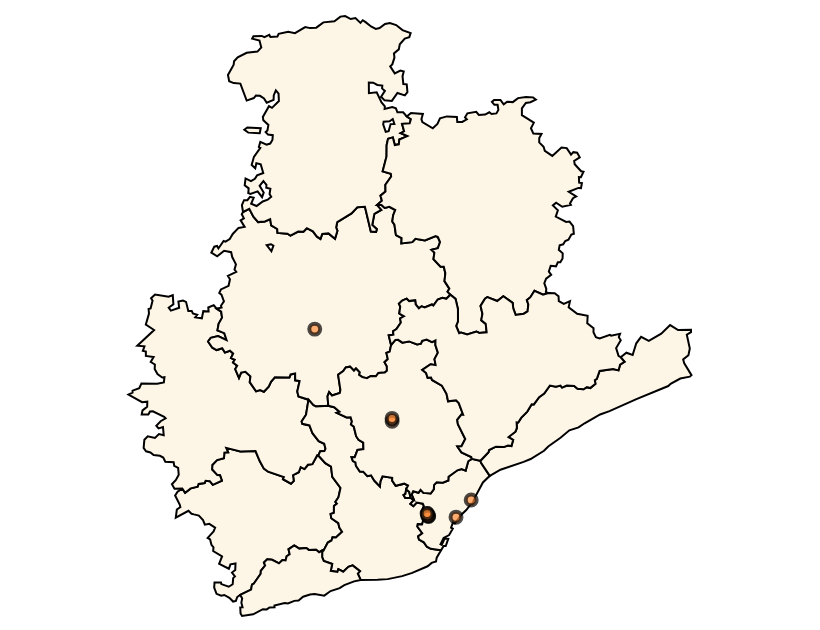

Here is the notebook cell this chart was saved with:
### Markdown cell above
Before making the visualization, we need to read the map and check that the locations of the departments are suitable. For that, we will start by showing the locations of the departments on a Barcelona (province) map.

### Code cell
choro_data = gpd.read_file('comarques-barcelona.geojson.txt')
background = alt.Chart(choro_data).mark_geoshape(fill = 'oldlace', stroke = 'black')
points = alt.Chart(df2).mark_circle().encode(longitude='LONGITUDE:Q',latitude='LATITUDE:Q', color = alt.value('#fd8d3c'), stroke = alt.value('black'))
background + points

### Figure 1 — Vega-Lite specification as saved in the notebook (floating-point values rounded to 4 significant figures; data arrays with more than 128 entries replaced by an {"elided": "..."} marker saying what was removed)
{"config": {"view": {"continuousWidth": 400, "continuousHeight": 300}}, "layer": [{"data": {"name": "data-82e4f7a8ad246a6cc5d188d99e9710f7"}, "mark": {"type": "geoshape", "fill": "oldlace", "stroke": "black"}}, {"data": {"name": "data-b081ad03d44a553e0185f7a6aebfd260"}, "mark": "circle", "encoding": {"color": {"value": "#fd8d3c"}, "latitude": {"field": "LATITUDE", "type": "quantitative"}, "longitude": {"field": "LONGITUDE", "type": "quantitative"}, "stroke": {"value": "black"}}}], "$schema": "https://vega.github.io/schema/vega-lite/v4.17.0.json", "datasets": {"data-82e4f7a8ad246a6cc5d188d99e9710f7": [{"cap_comar": "Vilafranca del Penedès", "comarca": "03", "nom_comar": "Alt Penedès", "type": "Feature", "geometry": {"type": "MultiPolygon", "coordinates": {"elided": "1x1x121x2 float values"}}}, {"cap_comar": "Igualada", "comarca": "06", "nom_comar": "Anoia", "type": "Feature", "geometry": {"type": "MultiPolygon", "coordinates": {"elided": "1x1x166x2 float values"}}}, {"cap_comar": "Manresa", "comarca": "07", "nom_comar": "Bages", "type": "Feature", "geometry": {"type": "MultiPolygon", "coordinates": {"elided": "1 rows, 374 float values in total"}}}, {"cap_comar": "Sant Feliu de Llobregat", "comarca": "11", "nom_comar": "Baix Llobregat", "type": "Feature", "geometry": {"type": "MultiPolygon", "coordinates": {"elided": "1x1x112x2 float values"}}}, {"cap_comar": "Barcelona", "comarca": "13", "nom_comar": "Barcelonès", "type": "Feature", "geometry": {"type": "MultiPolygon", "coordinates": [[[[2.059, 41.43], [2.067, 41.43], [2.071, 41.42], [2.057, 41.42], [2.053, 41.42], [2.058, 41.43], [2.059, 41.43]]]]}}, {"cap_comar": "Barcelona", "comarca": "13", "nom_comar": "Barcelonès", "type": "Feature", "geometry": {"type": "MultiPolygon", "coordinates": [[[[2.225, 41.49], [2.246, 41.49], [2.248, 41.48], [2.27, 41.46], [2.253, 41.45], [2.233, 41.42], [2.226, 41.41], [2.223, 41.41], [2.211, 41.4], [2.198, 41.39], [2.182, 41.37], [2.177, 41.37], [2.172, 41.36], [2.177, 41.36], [2.168, 41.35], [2.154, 41.34], [2.146, 41.33], [2.149, 41.33], [2.156, 41.34], [2.165, 41.34], [2.159, 41.33], [2.154, 41.33], [2.147, 41.32], [2.121, 41.32], [2.112, 41.33], [2.104, 41.33], [2.092, 41.34], [2.089, 41.35], [2.1, 41.35], [2.087, 41.36], [2.089, 41.37], [2.099, 41.37], [2.104, 41.38], [2.099, 41.39], [2.104, 41.4], [2.101, 41.41], [2.086, 41.41], [2.078, 41.4], [2.07, 41.41], [2.079, 41.41], [2.073, 41.43], [2.077, 41.43], [2.09, 41.43], [2.095, 41.43], [2.103, 41.43], [2.121, 41.43], [2.129, 41.43], [2.13, 41.44], [2.136, 41.45], [2.152, 41.45], [2.165, 41.45], [2.166, 41.46], [2.188, 41.47], [2.199, 41.47], [2.209, 41.47], [2.216, 41.49], [2.225, 41.49]]]]}}, {"cap_comar": "Berga", "comarca": "14", "nom_comar": "Berguedà", "type": "Feature", "geometry": {"type": "MultiPolygon", "coordinates": {"elided": "1 rows, 398 float values in total"}}}, {"cap_comar": "Berga", "comarca": "14", "nom_comar": "Berguedà", "type": "Feature", "geometry": {"type": "MultiPolygon", "coordinates": [[[[1.69, 42.1], [1.662, 42.11], [1.652, 42.11], [1.659, 42.11], [1.693, 42.11], [1.69, 42.1]]]]}}, {"cap_comar": "Vilanova i la Geltrú", "comarca": "17", "nom_comar": "Garraf", "type": "Feature", "geometry": {"type": "MultiPolygon", "coordinates": [[[[1.641, 41.24], [1.669, 41.25], [1.671, 41.25], [1.675, 41.26], [1.693, 41.28], [1.693, 41.28], [1.704, 41.29], [1.701, 41.3], [1.709, 41.3], [1.722, 41.3], [1.739, 41.29], [1.748, 41.3], [1.756, 41.3], [1.758, 41.31], [1.766, 41.31], [1.763, 41.32], [1.777, 41.33], [1.79, 41.32], [1.808, 41.32], [1.814, 41.32], [1.832, 41.32], [1.84, 41.32], [1.848, 41.32], [1.848, 41.31], [1.852, 41.3], [1.873, 41.29], [1.869, 41.28], [1.886, 41.28], [1.888, 41.28], [1.901, 41.28], [1.914, 41.29], [1.924, 41.29], [1.943, 41.28], [1.937, 41.28], [1.945, 41.26], [1.928, 41.26], [1.903, 41.25], [1.892, 41.25], [1.869, 41.24], [1.853, 41.23], [1.829, 41.24], [1.817, 41.24], [1.8, 41.23], [1.788, 41.22], [1.777, 41.22], [1.762, 41.22], [1.753, 41.22], [1.727, 41.21], [1.728, 41.21], [1.715, 41.21], [1.708, 41.21], [1.698, 41.21], [1.674, 41.2], [1.646, 41.2], [1.642, 41.2], [1.641, 41.21], [1.647, 41.21], [1.644, 41.22], [1.646, 41.23], [1.641, 41.24]]]]}}, {"cap_comar": "Mataró", "comarca": "21", "nom_comar": "Maresme", "type": "Feature", "geometry": {"type": "MultiPolygon", "coordinates": {"elided": "1x1x73x2 float values"}}}, {"cap_comar": "Vic", "comarca": "24", "nom_comar": "Osona", "type": "Feature", "geometry": {"type": "MultiPolygon", "coordinates": {"elided": "1x1x173x2 float values"}}}, {"cap_comar": "Sabadell / Terrassa", "comarca": "40", "nom_comar": "Vallès Occidental", "type": "Feature", "geometry": {"type": "MultiPolygon", "coordinates": {"elided": "1x1x116x2 float values"}}}, {"cap_comar": "Granollers", "comarca": "41", "nom_comar": "Vallès Oriental", "type": "Feature", "geometry": {"type": "MultiPolygon", "coordinates": {"elided": "1x1x148x2 float values"}}}], "data-b081ad03d44a553e0185f7a6aebfd260": [{"DEPARTMENT NAME": "Departament de Ciència i Enginyeria Nàutiques", "DEPARTAMENT UPC ACRO": "CEN", "ADDRESS": "Pl. Pla de Palau, 18, Barcelona", "LATITUDE": 41.38, "LONGITUDE": 2.185, "MEMBERS": 45, "PROFESSORS": 45, "RESEARCHERS": 0, "PSR": 0, "TOTAL PUBLICATIONS": 187, "AVERAGE PUBLICATIONS PER YEAR": 14}, {"DEPARTMENT NAME": "Departament d'Enginyeria Minera, Industrial i TIC", "DEPARTAMENT UPC ACRO": "EMIT", "ADDRESS": "Av. de les Bases de Manresa, 61-73, Manresa", "LATITUDE": 41.74, "LONGITUDE": 1.829, "MEMBERS": 92, "PROFESSORS": 80, "RESEARCHERS": 2, "PSR": 10, "TOTAL PUBLICATIONS": 537, "AVERAGE PUBLICATIONS PER YEAR": 41}, {"DEPARTMENT NAME": "Departament d'Enginyeria Química", "DEPARTAMENT UPC ACRO": "EQ", "ADDRESS": "Av. Eduard Maristany, 16, St. Adrià del Besòs", "LATITUDE": 41.41, "LONGITUDE": 2.223, "MEMBERS": 168, "PROFESSORS": 99, "RESEARCHERS": 46, "PSR": 23, "TOTAL PUBLICATIONS": 2589, "AVERAGE PUBLICATIONS PER YEAR": 199}, {"DEPARTMENT NAME": "Departament de Física", "DEPARTAMENT UPC ACRO": "FIS", "ADDRESS": "C. Jordi Girona, 1-3, Barcelona", "LATITUDE": 41.39, "LONGITUDE": 2.113, "MEMBERS": 272, "PROFESSORS": 207, "RESEARCHERS": 33, "PSR": 32, "TOTAL PUBLICATIONS": 3183, "AVERAGE PUBLICATIONS PER YEAR": 244}, {"DEPARTMENT NAME": "Departament de Matemàtiques", "DEPARTAMENT UPC ACRO": "MAT", "ADDRESS": "C. Pau Gargallo, 14, Barcelona", "LATITUDE": 41.38, "LONGITUDE": 2.116, "MEMBERS": 247, "PROFESSORS": 220, "RESEARCHERS": 15, "PSR": 12, "TOTAL PUBLICATIONS": 3524, "AVERAGE PUBLICATIONS PER YEAR": 271}, {"DEPARTMENT NAME": "Departament de Màquines i Motors Tèrmics", "DEPARTAMENT UPC ACRO": "MMT", "ADDRESS": "C. Colom, 11, Terrassa", "LATITUDE": 41.56, "LONGITUDE": 2.024, "MEMBERS": 53, "PROFESSORS": 41, "RESEARCHERS": 7, "PSR": 5, "TOTAL PUBLICATIONS": 572, "AVERAGE PUBLICATIONS PER YEAR": 44}, {"DEPARTMENT NAME": "Departament d'Organització d'Empreses", "DEPARTAMENT UPC ACRO": "OE", "ADDRESS": "Av. Diagonal, 647, Barcelona", "LATITUDE": 41.38, "LONGITUDE": 2.116, "MEMBERS": 175, "PROFESSORS": 173, "RESEARCHERS": 1, "PSR": 1, "TOTAL PUBLICATIONS": 904, "AVERAGE PUBLICATIONS PER YEAR": 69}, {"DEPARTMENT NAME": "Departament d'Òptica i Optometria", "DEPARTAMENT UPC ACRO": "OO", "ADDRESS": "C. Violinista Vellsolà, 37, Terrassa", "LATITUDE": 41.57, "LONGITUDE": 2.024, "MEMBERS": 64, "PROFESSORS": 58, "RESEARCHERS": 4, "PSR": 2, "TOTAL PUBLICATIONS": 436, "AVERAGE PUBLICATIONS PER YEAR": 33}, {"DEPARTMENT NAME": "Departament de Projectes Arquitectònics", "DEPARTAMENT UPC ACRO": "PA", "ADDRESS": "Av. Diagonal, 649, Barcelona", "LATITUDE": 41.38, "LONGITUDE": 2.114, "MEMBERS": 138, "PROFESSORS": 131, "RESEARCHERS": 4, "PSR": 3, "TOTAL PUBLICATIONS": 564, "AVERAGE PUBLICATIONS PER YEAR": 43}, {"DEPARTMENT NAME": "Departament de Teoria del Senyal i Comunicacions", "DEPARTAMENT UPC ACRO": "TSC", "ADDRESS": "C. de Sor Eulàlia d'Anzizu, s/n, Barcelona", "LATITUDE": 41.39, "LONGITUDE": 2.112, "MEMBERS": 171, "PROFESSORS": 100, "RESEARCHERS": 38, "PSR": 33, "TOTAL PUBLICATIONS": 1867, "AVERAGE PUBLICATIONS PER YEAR": 143}]}}
